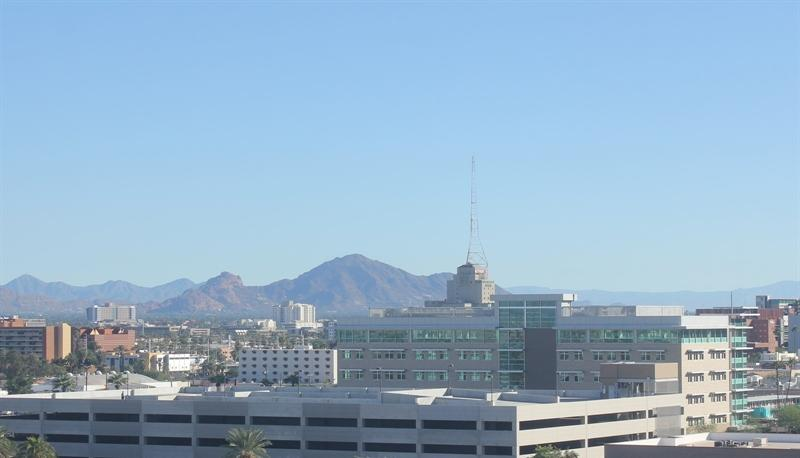
#> input picture Jobsheet 4 - Klasifikasi/data/images/images/training/day/20151101_162053.jpg, 800 x 458 px; its folder holds only this picture in this run
$ jupyter execute --allow-errors TugasPraktikum2.ipynb
#> lines starting #> are read from the running program, lines starting #| are printed output that depends on the picture
# **Tugas Praktikum 2**
---

Buatlah model klasifikasi dengan menggunakan SVM berdasarkan data pada Percobaan 5 dengan menggunakan fitur histogram.

### **Langkah 1 - Import Library**

[cell 1]
import cv2
import numpy as np
from pathlib import Path
from sklearn.svm import SVC
from sklearn.metrics import accuracy_score
import matplotlib.pyplot as plt
from sklearn.metrics import classification_report

### **Langkah 2 - Memuat Data dan Pra-Pemrosesan Data**

[cell 2]
# Image directories
train_dir = "data/images/images/training/"
test_dir = "data/images/images/test/"

[cell 3]
def load_images(img_dir):
#> called with img_dir = 'data/images/images/training/'
    img_list = []
    p = Path(img_dir)
    dirs = p.glob('*')
    for dir in dirs:
        label = str(dir).split('\\')[-1]
        for file in dir.glob('*.jpg'):
            img = cv2.imread(str(file))
#> img is the input picture: shape (458, 800, 3); mean B, G, R 199.1, 176.1, 147.7
            if img is not None:
                img_resized = cv2.resize(img, (1100, 600))  # Ubah ukuran menjadi standar
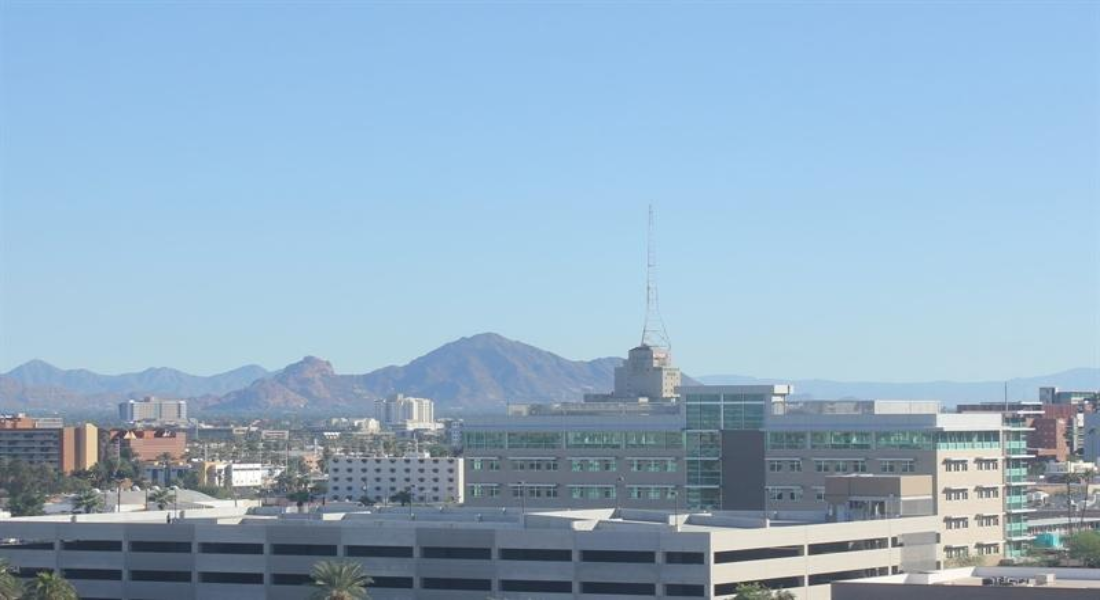
#> img_resized: shape (600, 1100, 3); mean B, G, R 199, 176.1, 147.6
                img_list.append((img_resized, label))
#> pass 2 of the loop in load_images, `for dir in dirs:`:
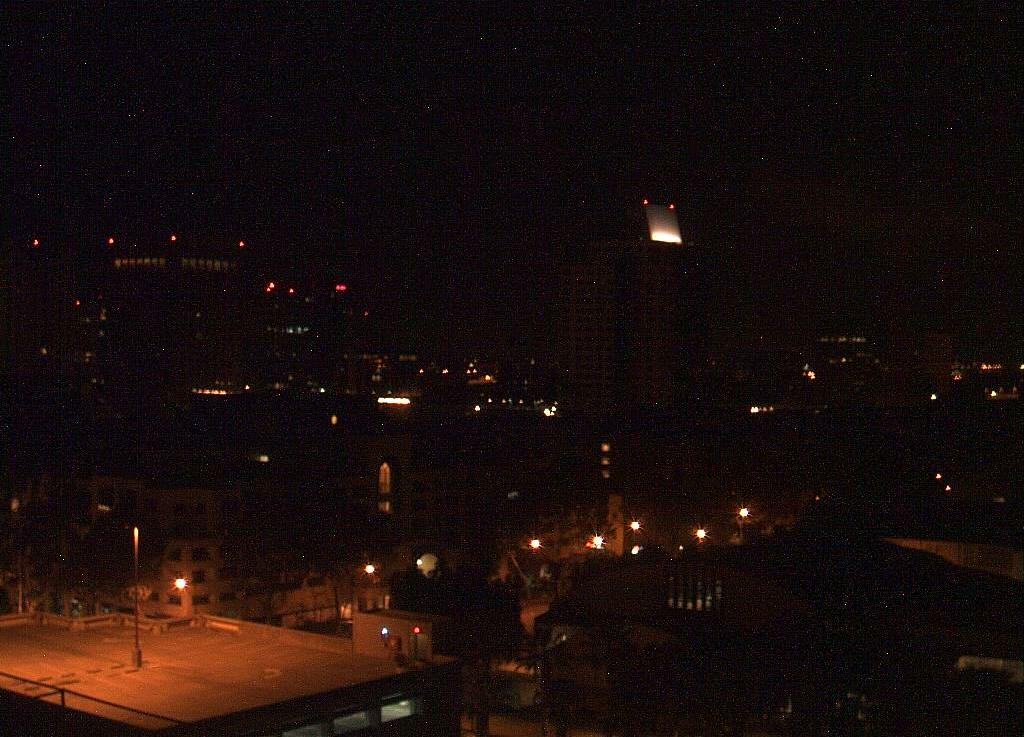
#> input picture Jobsheet 4 - Klasifikasi/data/images/images/training/night/20151101_105513.jpg, 1024 x 737 px
#> in load_images, img is the input picture: shape (737, 1024, 3); mean B, G, R 12, 13.9, 25.9
#> in load_images, `img_resized = cv2.resize(img, (1100, 600))`:
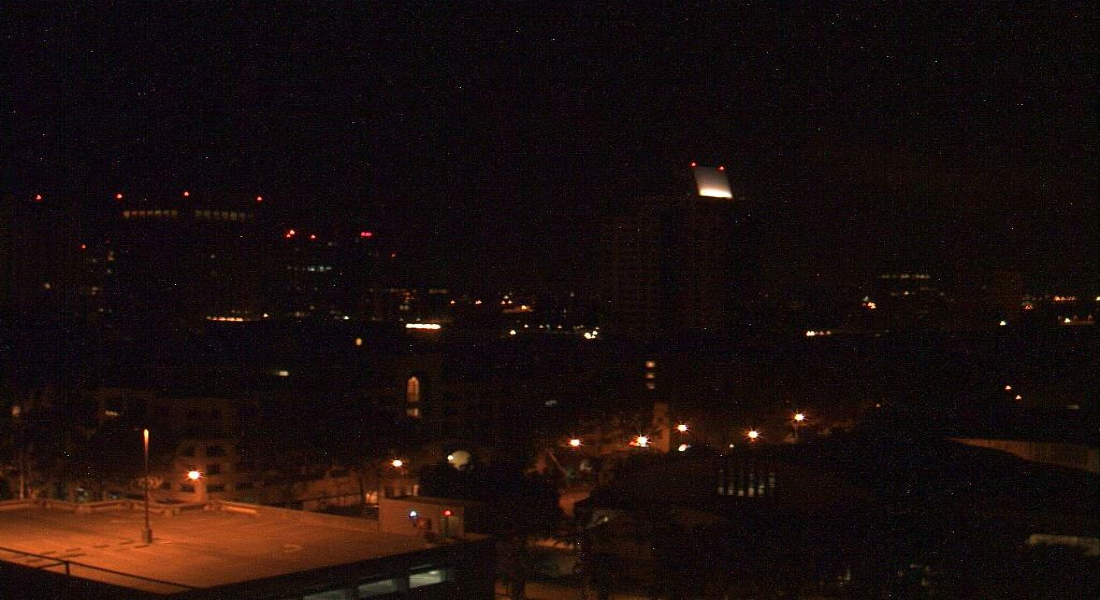
#> img_resized: shape (600, 1100, 3); mean B, G, R 11.9, 13.8, 25.8
    return img_list

[cell 4]
train_img = load_images(train_dir)
#> train_img = 2 items
test_img = load_images(test_dir)

### **Langkah 3 - Ekstraksi Fitur Histogram**

[cell 5]
def extract_histogram(image):
    # Hitung histogram untuk setiap saluran
    hist_r = cv2.calcHist([image], [0], None, [256], [0, 256])
    hist_g = cv2.calcHist([image], [1], None, [256], [0, 256])
    hist_b = cv2.calcHist([image], [2], None, [256], [0, 256])

    # Normalisasi histogram
    hist_r = cv2.normalize(hist_r, hist_r).flatten()
    hist_g = cv2.normalize(hist_g, hist_g).flatten()
    hist_b = cv2.normalize(hist_b, hist_b).flatten()

    # Gabungkan histogram
    hist = np.concatenate([hist_r, hist_g, hist_b])
    return hist

[cell 6]
# Ekstraksi fitur histogram untuk semua gambar
def extract_features(img_list):
    features = []
    labels = []
    for img, label in img_list:
        hist = extract_histogram(img)
        features.append(hist)
        labels.append(1 if label == 'day' else 0)  # Encode label: siang=1, malam=0
#> this loop made 2 passes
#> label on passes 1 to 2: 'data/images/images/training/day', 'data/images/images/training/night'
#> after the loop, features = 2 items; labels = [0, 0]
    return np.array(features), np.array(labels)

[cell 7]
X_train, y_train = extract_features(train_img)
#> y_train = [0, 0]
X_test, y_test = extract_features(test_img)
#> X_test = empty array; y_test = empty array

### **Langkah 4 - Melatih SVM**

[cell 8]
# Melatih model SVM
model = SVC(kernel='rbf')
#> (the rest of this cell did not finish here and is left out)

#> (a cell that did not finish here is left out)

### **Langkah 5 - Evaluasi Model**

#> (a cell that did not finish here is left out)

#> (a cell that did not finish here is left out)

### **Tampilan Histogram**

[cell 12]
def plot_histogram(image):
    colors = ('b', 'g', 'r')  # Urutan saluran warna
    plt.figure(figsize=(10, 5))

    for i, color in enumerate(colors):
        hist = cv2.calcHist([image], [i], None, [256], [0, 256])
        plt.plot(hist, color=color)
        plt.xlim([0, 256])

    plt.title('Histogram of RGB Channels')
    plt.xlabel('Pixel Intensity')
    plt.ylabel('Frequency')
    plt.show()
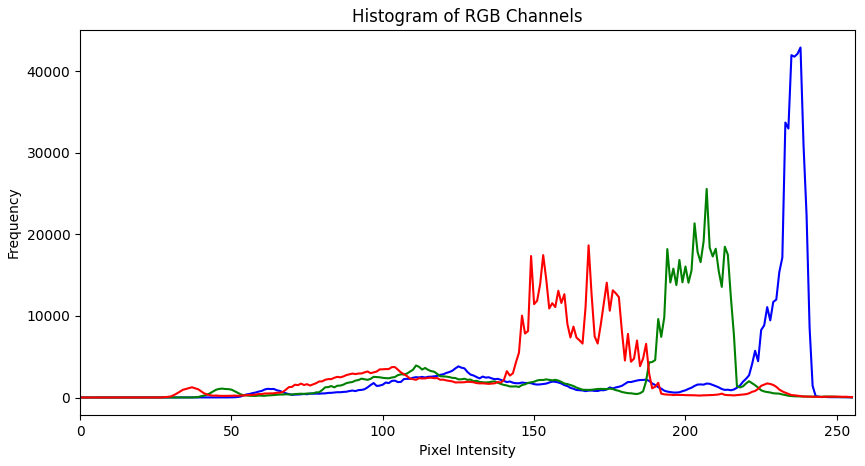
#> figure drawn by matplotlib, 1 panel; curve peaks at x = 238, y = 42891; curve peaks at x = 207, y = 25559; curve peaks at x = 168, y = 18648
